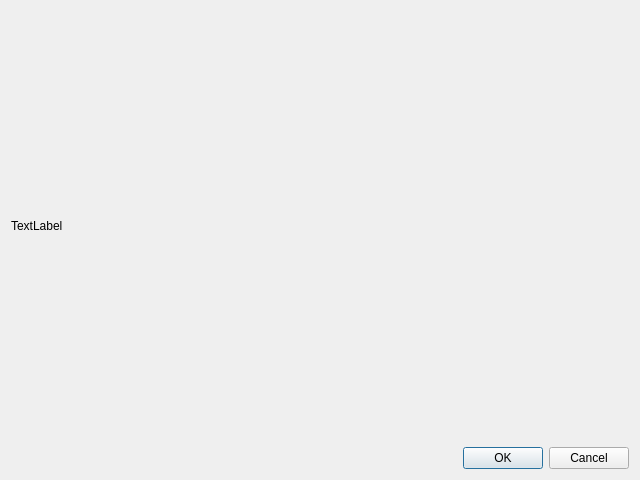
<?xml version="1.0" encoding="UTF-8"?>
<ui version="4.0">
 <class>HotKeysDlg</class>
 <widget class="QDialog" name="HotKeysDlg">
  <property name="geometry">
   <rect>
    <x>0</x>
    <y>0</y>
    <width>640</width>
    <height>480</height>
   </rect>
  </property>
  <property name="windowTitle">
   <string>-----------------------------Hot keys used in DFtfringe  -----------------------------------------</string>
  </property>
  <layout class="QVBoxLayout" name="verticalLayout">
   <item>
    <widget class="QLabel" name="label">
     <property name="text">
      <string>TextLabel</string>
     </property>
    </widget>
   </item>
   <item>
    <widget class="QDialogButtonBox" name="buttonBox">
     <property name="orientation">
      <enum>Qt::Horizontal</enum>
     </property>
     <property name="standardButtons">
      <set>QDialogButtonBox::Cancel|QDialogButtonBox::Ok</set>
     </property>
    </widget>
   </item>
  </layout>
 </widget>
 <resources/>
 <connections>
  <connection>
   <sender>buttonBox</sender>
   <signal>accepted()</signal>
   <receiver>HotKeysDlg</receiver>
   <slot>accept()</slot>
   <hints>
    <hint type="sourcelabel">
     <x>248</x>
     <y>254</y>
    </hint>
    <hint type="destinationlabel">
     <x>157</x>
     <y>274</y>
    </hint>
   </hints>
  </connection>
  <connection>
   <sender>buttonBox</sender>
   <signal>rejected()</signal>
   <receiver>HotKeysDlg</receiver>
   <slot>reject()</slot>
   <hints>
    <hint type="sourcelabel">
     <x>316</x>
     <y>260</y>
    </hint>
    <hint type="destinationlabel">
     <x>286</x>
     <y>274</y>
    </hint>
   </hints>
  </connection>
 </connections>
</ui>
